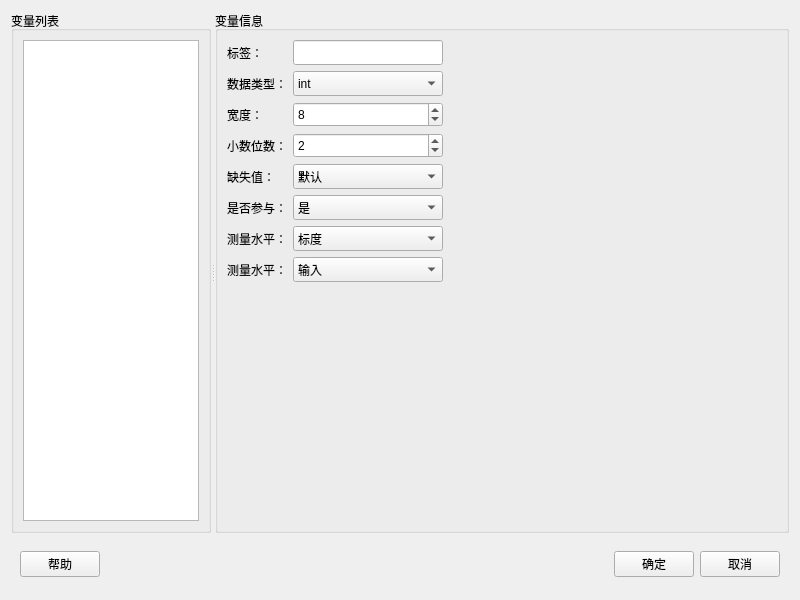
<?xml version="1.0" encoding="UTF-8"?>
<ui version="4.0">
 <class>Form</class>
 <widget class="QWidget" name="Form">
  <property name="geometry">
   <rect>
    <x>0</x>
    <y>0</y>
    <width>800</width>
    <height>600</height>
   </rect>
  </property>
  <property name="windowTitle">
   <string>数据角色编辑</string>
  </property>
  <layout class="QVBoxLayout" name="verticalLayout">
   <item>
    <widget class="QSplitter" name="splitter">
     <property name="orientation">
      <enum>Qt::Horizontal</enum>
     </property>
     <widget class="QGroupBox" name="groupBox_2">
      <property name="maximumSize">
       <size>
        <width>200</width>
        <height>16777215</height>
       </size>
      </property>
      <property name="title">
       <string>变量列表</string>
      </property>
      <layout class="QVBoxLayout" name="verticalLayout_3">
       <item>
        <widget class="QListWidget" name="listWidget">
         <property name="maximumSize">
          <size>
           <width>250</width>
           <height>16777215</height>
          </size>
         </property>
         <item>
          <property name="text">
           <string/>
          </property>
         </item>
        </widget>
       </item>
      </layout>
     </widget>
     <widget class="QGroupBox" name="groupBox">
      <property name="title">
       <string>变量信息</string>
      </property>
      <layout class="QVBoxLayout" name="verticalLayout_2">
       <item>
        <layout class="QFormLayout" name="formLayout">
         <item row="0" column="0">
          <widget class="QLabel" name="label_2">
           <property name="text">
            <string>标签：</string>
           </property>
          </widget>
         </item>
         <item row="0" column="1">
          <widget class="QLineEdit" name="lineEdit">
           <property name="minimumSize">
            <size>
             <width>0</width>
             <height>25</height>
            </size>
           </property>
           <property name="maximumSize">
            <size>
             <width>150</width>
             <height>16777215</height>
            </size>
           </property>
          </widget>
         </item>
         <item row="1" column="0">
          <widget class="QLabel" name="label_3">
           <property name="text">
            <string>数据类型：</string>
           </property>
          </widget>
         </item>
         <item row="1" column="1">
          <widget class="QComboBox" name="comboBox_3">
           <property name="minimumSize">
            <size>
             <width>0</width>
             <height>25</height>
            </size>
           </property>
           <property name="maximumSize">
            <size>
             <width>150</width>
             <height>16777215</height>
            </size>
           </property>
           <item>
            <property name="text">
             <string>int</string>
            </property>
           </item>
           <item>
            <property name="text">
             <string>string</string>
            </property>
           </item>
           <item>
            <property name="text">
             <string>double</string>
            </property>
           </item>
           <item>
            <property name="text">
             <string>float</string>
            </property>
           </item>
          </widget>
         </item>
         <item row="2" column="0">
          <widget class="QLabel" name="label_4">
           <property name="text">
            <string>宽度：</string>
           </property>
          </widget>
         </item>
         <item row="2" column="1">
          <widget class="QSpinBox" name="spinBox_2">
           <property name="minimumSize">
            <size>
             <width>0</width>
             <height>25</height>
            </size>
           </property>
           <property name="maximumSize">
            <size>
             <width>150</width>
             <height>16777215</height>
            </size>
           </property>
           <property name="value">
            <number>8</number>
           </property>
          </widget>
         </item>
         <item row="3" column="0">
          <widget class="QLabel" name="label_5">
           <property name="text">
            <string>小数位数：</string>
           </property>
          </widget>
         </item>
         <item row="3" column="1">
          <widget class="QSpinBox" name="spinBox">
           <property name="minimumSize">
            <size>
             <width>0</width>
             <height>25</height>
            </size>
           </property>
           <property name="maximumSize">
            <size>
             <width>150</width>
             <height>16777215</height>
            </size>
           </property>
           <property name="alignment">
            <set>Qt::AlignLeading|Qt::AlignLeft|Qt::AlignVCenter</set>
           </property>
           <property name="value">
            <number>2</number>
           </property>
          </widget>
         </item>
         <item row="4" column="0">
          <widget class="QLabel" name="label_6">
           <property name="text">
            <string>缺失值：</string>
           </property>
          </widget>
         </item>
         <item row="4" column="1">
          <widget class="QComboBox" name="comboBox_6">
           <property name="minimumSize">
            <size>
             <width>0</width>
             <height>25</height>
            </size>
           </property>
           <property name="maximumSize">
            <size>
             <width>150</width>
             <height>16777215</height>
            </size>
           </property>
           <item>
            <property name="text">
             <string>默认</string>
            </property>
           </item>
           <item>
            <property name="text">
             <string>NULL</string>
            </property>
           </item>
           <item>
            <property name="text">
             <string>NA</string>
            </property>
           </item>
          </widget>
         </item>
         <item row="5" column="0">
          <widget class="QLabel" name="label_7">
           <property name="text">
            <string>是否参与：</string>
           </property>
          </widget>
         </item>
         <item row="5" column="1">
          <widget class="QComboBox" name="comboBox_7">
           <property name="minimumSize">
            <size>
             <width>0</width>
             <height>25</height>
            </size>
           </property>
           <property name="maximumSize">
            <size>
             <width>150</width>
             <height>16777215</height>
            </size>
           </property>
           <item>
            <property name="text">
             <string>是</string>
            </property>
           </item>
           <item>
            <property name="text">
             <string>否</string>
            </property>
           </item>
          </widget>
         </item>
         <item row="6" column="0">
          <widget class="QLabel" name="label_8">
           <property name="text">
            <string>测量水平：</string>
           </property>
          </widget>
         </item>
         <item row="6" column="1">
          <widget class="QComboBox" name="comboBox_8">
           <property name="minimumSize">
            <size>
             <width>0</width>
             <height>25</height>
            </size>
           </property>
           <property name="maximumSize">
            <size>
             <width>150</width>
             <height>16777215</height>
            </size>
           </property>
           <item>
            <property name="text">
             <string>标度</string>
            </property>
            <property name="icon">
             <iconset>
              <normalon>:/pyqt/source/image/lc_datasort.png</normalon>
             </iconset>
            </property>
           </item>
           <item>
            <property name="text">
             <string>有序</string>
            </property>
            <property name="icon">
             <iconset>
              <normalon>:/pyqt/source/image/lc_dbsortingandgrouping.png</normalon>
             </iconset>
            </property>
           </item>
           <item>
            <property name="text">
             <string>名义</string>
            </property>
            <property name="icon">
             <iconset>
              <normalon>:/pyqt/source/image/lc_insertsymbol.png</normalon>
             </iconset>
            </property>
           </item>
          </widget>
         </item>
         <item row="7" column="0">
          <widget class="QLabel" name="label_9">
           <property name="text">
            <string>测量水平：</string>
           </property>
          </widget>
         </item>
         <item row="7" column="1">
          <widget class="QComboBox" name="comboBox_9">
           <property name="minimumSize">
            <size>
             <width>0</width>
             <height>25</height>
            </size>
           </property>
           <property name="maximumSize">
            <size>
             <width>150</width>
             <height>16777215</height>
            </size>
           </property>
           <item>
            <property name="text">
             <string>输入</string>
            </property>
           </item>
           <item>
            <property name="text">
             <string>目标</string>
            </property>
           </item>
           <item>
            <property name="text">
             <string>两者</string>
            </property>
           </item>
           <item>
            <property name="text">
             <string>无</string>
            </property>
           </item>
           <item>
            <property name="text">
             <string>分区</string>
            </property>
           </item>
           <item>
            <property name="text">
             <string>拆分</string>
            </property>
           </item>
          </widget>
         </item>
        </layout>
       </item>
      </layout>
     </widget>
    </widget>
   </item>
   <item>
    <widget class="QWidget" name="widget" native="true">
     <property name="maximumSize">
      <size>
       <width>16777215</width>
       <height>50</height>
      </size>
     </property>
     <layout class="QHBoxLayout" name="horizontalLayout_2">
      <item>
       <widget class="QPushButton" name="pushButton">
        <property name="text">
         <string>帮助</string>
        </property>
       </widget>
      </item>
      <item>
       <spacer name="horizontalSpacer">
        <property name="orientation">
         <enum>Qt::Horizontal</enum>
        </property>
        <property name="sizeHint" stdset="0">
         <size>
          <width>40</width>
          <height>20</height>
         </size>
        </property>
       </spacer>
      </item>
      <item>
       <widget class="QPushButton" name="pushButton_2">
        <property name="text">
         <string>确定</string>
        </property>
       </widget>
      </item>
      <item>
       <widget class="QPushButton" name="pushButton_3">
        <property name="text">
         <string>取消</string>
        </property>
       </widget>
      </item>
     </layout>
    </widget>
   </item>
  </layout>
 </widget>
 <resources/>
 <connections/>
</ui>
